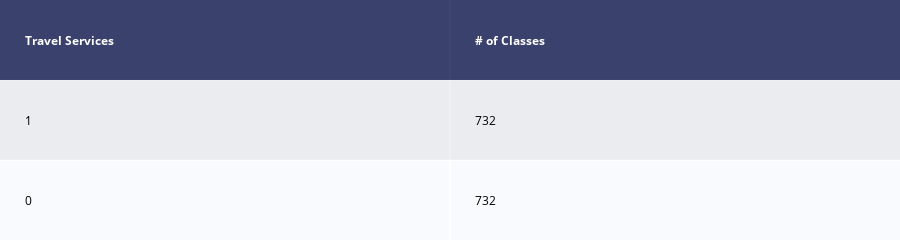

Notebook source saved alongside this figure:
### Code cell
# Down sample Majority Class To Match Minority Class
# Indicies of each class' observations

np.random.seed(42)
count_class_0, count_class_1 = df_prediction[var_to_predict[0]].value_counts()

# Divide by class
df_class_0 = df_prediction[df_prediction[var_to_predict[0]] == 0]
df_class_1 = df_prediction[df_prediction[var_to_predict[0]] == 1]

df_class_0_down = df_class_0.sample(count_class_1, replace=True)
df_test_down = pd.concat([df_class_1, df_class_0_down], axis=0)

print('Random down-sampling:')
print(df_test_down[var_to_predict[0]].value_counts())

draw_col_shape(df_test_down,var_to_predict)
plt.show()

### Figure 1 — Plotly figure (JSON) as saved in the notebook; plotly's stock layout.template omitted (floating-point values rounded to 4 significant figures)
{"data": [{"colorscale": [[0, "#00083e"], [0.5, "#ededee"], [1, "#ffffff"]], "hoverinfo": "none", "opacity": 0.75, "showscale": false, "type": "heatmap", "z": [[0, 0], [0.5, 0.5], [1, 1]]}], "layout": {"annotations": [{"align": "left", "font": {"color": "#ffffff"}, "showarrow": false, "text": "<b>Travel Services</b>", "x": -0.45, "xanchor": "left", "xref": "x", "y": 0, "yref": "y"}, {"align": "left", "font": {"color": "#ffffff"}, "showarrow": false, "text": "<b># of Classes</b>", "x": 0.55, "xanchor": "left", "xref": "x", "y": 0, "yref": "y"}, {"align": "left", "font": {"color": "#000000"}, "showarrow": false, "text": "1", "x": -0.45, "xanchor": "left", "xref": "x", "y": 1, "yref": "y"}, {"align": "left", "font": {"color": "#000000"}, "showarrow": false, "text": "732", "x": 0.55, "xanchor": "left", "xref": "x", "y": 1, "yref": "y"}, {"align": "left", "font": {"color": "#000000"}, "showarrow": false, "text": "0", "x": -0.45, "xanchor": "left", "xref": "x", "y": 2, "yref": "y"}, {"align": "left", "font": {"color": "#000000"}, "showarrow": false, "text": "732", "x": 0.55, "xanchor": "left", "xref": "x", "y": 2, "yref": "y"}], "height": 140, "margin": {"b": 0, "l": 0, "r": 0, "t": 0}, "xaxis": {"dtick": 1, "gridwidth": 2, "showticklabels": false, "tick0": -0.5, "ticks": "", "zeroline": false}, "yaxis": {"autorange": "reversed", "dtick": 1, "gridwidth": 2, "showticklabels": false, "tick0": 0.5, "ticks": "", "zeroline": false}}}
